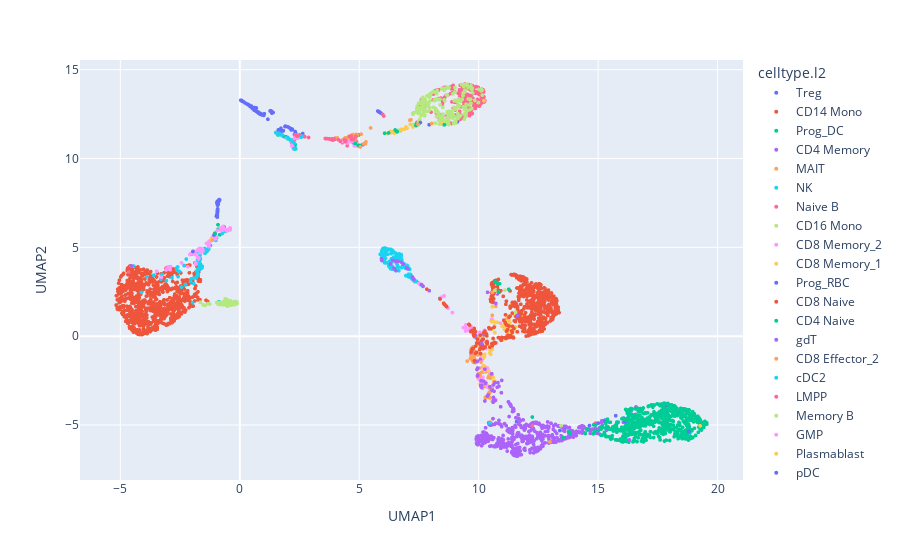

The code cell stored with this chart in its notebook:
### Code cell
# run umap for dimensionality reduction and visualization # epoch = 10
embeds_umap = umap.UMAP(random_state=0).fit_transform(test_embeds)

plot_df = test_labels_df.copy()
plot_df["UMAP1"] = embeds_umap[:, 0]
plot_df["UMAP2"] = embeds_umap[:, 1]
fig = px.scatter(plot_df, x="UMAP1", y="UMAP2", color='celltype.l2')
fig.update_traces(marker=dict(size=4))
fig.show()
